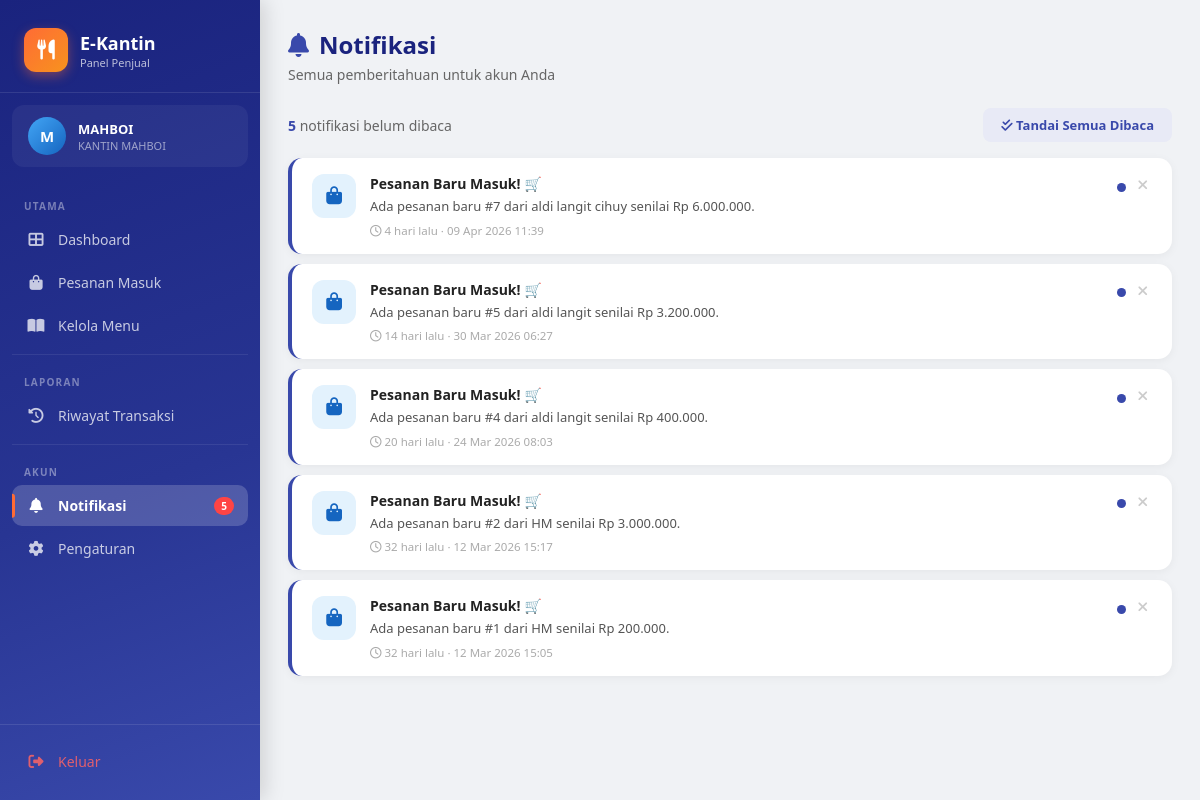
The app's page /dashboard/penjual/notifikasi.php (signed in) with its own data.
### tables this page shows
CREATE TABLE `notifikasi` (
  `id_notif` int(11) NOT NULL,
  `id_user` int(11) NOT NULL,
  `judul` varchar(100) NOT NULL,
  `pesan` text NOT NULL,
  `is_read` tinyint(1) DEFAULT 0,
  `tanggal` timestamp NOT NULL DEFAULT current_timestamp()
);

### dashboard/penjual/notifikasi.php (the view, shortened to what this page needs)
<?php
require_once '../../includes/db.php';
$id_user = $_SESSION['user']['id_user'];
$stmt = $pdo->prepare("SELECT * FROM notifikasi WHERE id_user = ? ORDER BY tanggal DESC");
$stmt->execute([$id_user]);
$notifs = $stmt->fetchAll();
$unread = array_filter($notifs, fn($n) => !$n['is_read']);
?>
<?php require_once '../../includes/sidebar_penjual.php'; ?>
<div class="page-header">
    <h1><i class="fas fa-bell" style="color:#3949ab; margin-right:10px;"></i>Notifikasi</h1>
    <p>Semua pemberitahuan untuk akun Anda</p>
</div>
<div class="notif-toolbar">
    <div class="notif-count">
        <?php if (count($unread) > 0): ?>
            <strong><?= count($unread) ?></strong> notifikasi belum dibaca
        <?php else: ?>
            Semua notifikasi sudah dibaca
        <?php endif; ?>
    </div>
    <?php if (count($unread) > 0): ?>
        <a href="?action=read_all" class="btn-read-all"><i class="fas fa-check-double"></i> Tandai Semua Dibaca</a>
    <?php endif; ?>
</div>
<?php if (empty($notifs)): ?>
<div class="empty-state">
    <i class="fas fa-bell-slash"></i>
    <p>Belum ada notifikasi</p>
</div>
<?php else: ?>
<div class="notif-list">
    <?php foreach ($notifs as $n):
        $icon_class = 'icon-sistem';
        $icon_name = 'fa-info-circle';
        if (stripos($n['judul'], 'pesanan') !== false) { $icon_class = 'icon-pesanan'; $icon_name = 'fa-shopping-bag'; }
        elseif (stripos($n['judul'], 'bayar') !== false || stripos($n['judul'], 'saldo') !== false) { $icon_class = 'icon-pembayaran'; $icon_name = 'fa-wallet'; }
        elseif (stripos($n['judul'], 'promo') !== false) { $icon_class = 'icon-promo'; $icon_name = 'fa-tag'; }
        $waktu = new DateTime($n['tanggal']);
        $now = new DateTime();
        $diff = $now->diff($waktu);
        if ($diff->days > 0) $time_str = $diff->days . ' hari lalu';
        elseif ($diff->h > 0) $time_str = $diff->h . ' jam lalu';
        else $time_str = $diff->i . ' menit lalu';
    ?>
    <div class="notif-item <?= $n['is_read'] ? 'read' : 'unread' ?>">
        <div class="notif-icon <?= $icon_class ?>"><i class="fas <?= $icon_name ?>"></i></div>
        <div class="notif-body">
            <div class="notif-judul"><?= htmlspecialchars($n['judul']) ?></div>
            <div class="notif-pesan"><?= htmlspecialchars($n['pesan']) ?></div>
            <div class="notif-time"><i class="far fa-clock"></i> <?= $time_str ?> · <?= date('d M Y H:i', strtotime($n['tanggal'])) ?></div>
        </div>
        <div class="notif-actions">
            <?php if (!$n['is_read']): ?>
                <div class="dot-unread" title="Belum dibaca"></div>
            <?php endif; ?>
            <a href="?hapus=<?= $n['id_notif'] ?>" class="btn-hapus" onclick="return confirm('Hapus notifikasi ini?')" title="Hapus">
                <i class="fas fa-times"></i>
            </a>
        </div>
    </div>
    <?php endforeach; ?>
</div>
<?php endif; ?>
</div>
</body>
</html>

### includes/sidebar_penjual.php (style rules this page uses)
.page-header { margin-bottom:24px; }
.page-header h1 { font-size:24px; font-weight:700; color:#1a237e; }
.page-header p { color:#666; font-size:14px; margin-top:4px; }

### dashboard/penjual/notifikasi.php (style rules this page uses)
.notif-toolbar { display: flex; justify-content: space-between; align-items: center; margin-bottom: 16px; }
.notif-count { font-size: 14px; color: #666; }
.notif-count strong { color: #3949ab; }
.btn-read-all { padding: 8px 18px; background: #e8eaf6; color: #3949ab; border: none; border-radius: 8px; font-size: 13px; font-weight: 600; cursor: pointer; text-decoration: none; transition: background 0.2s; }
.notif-list { display: flex; flex-direction: column; gap: 10px; }
.notif-item { background: white; border-radius: 14px; padding: 16px 20px; box-shadow: 0 2px 10px rgba(0,0,0,0.05); display: flex; align-items: flex-start; gap: 14px; position: relative; transition: transform 0.15s; text-decoration: none; color: inherit; }
.notif-item.unread { border-left: 4px solid #3949ab; }
.notif-icon { width: 44px; height: 44px; border-radius: 12px; display: flex; align-items: center; justify-content: center; font-size: 18px; flex-shrink: 0; }
.icon-pesanan { background: #e3f2fd; color: #1565c0; }
.notif-body { flex: 1; }
.notif-judul { font-weight: 700; font-size: 14px; color: #222; margin-bottom: 4px; }
.notif-pesan { font-size: 13px; color: #555; line-height: 1.5; }
.notif-time { font-size: 11.5px; color: #aaa; margin-top: 6px; }
.notif-actions { display: flex; align-items: center; gap: 8px; margin-left: auto; flex-shrink: 0; }
.dot-unread { width: 9px; height: 9px; border-radius: 50%; background: #3949ab; flex-shrink: 0; margin-top: 4px; }
.btn-hapus { background: none; border: none; cursor: pointer; color: #ccc; font-size: 14px; padding: 4px; border-radius: 6px; transition: color 0.2s; }

### records on screen
notifikasi: judul "Pesanan Baru Masuk! 🛒", pesan "Ada pesanan baru #7 dari aldi langit cihuy senilai Rp 6.000.000.", tanggal "09 Apr 2026 11:39", is_read 0 (drawn)
notifikasi: judul "Pesanan Baru Masuk! 🛒", pesan "Ada pesanan baru #5 dari aldi langit senilai Rp 3.200.000.", tanggal "30 Mar 2026 06:27", is_read 0 (drawn)
notifikasi: judul "Pesanan Baru Masuk! 🛒", pesan "Ada pesanan baru #4 dari aldi langit senilai Rp 400.000.", tanggal "24 Mar 2026 08:03", is_read 0 (drawn)
notifikasi: judul "Pesanan Baru Masuk! 🛒", pesan "Ada pesanan baru #2 dari HM senilai Rp 3.000.000.", tanggal "12 Mar 2026 15:17", is_read 0 (drawn)
notifikasi: judul "Pesanan Baru Masuk! 🛒", pesan "Ada pesanan baru #1 dari HM senilai Rp 200.000.", tanggal "12 Mar 2026 15:05", is_read 0 (drawn)

### other values on screen
substr($_SESSION['user']['nama'],0,1) "M"
$_SESSION['user']['nama'] "MAHBOI"
$_SESSION['penjual']['nama_kantin'] "KANTIN MAHBOI"
$notif_count "5"
count($unread) "5"
